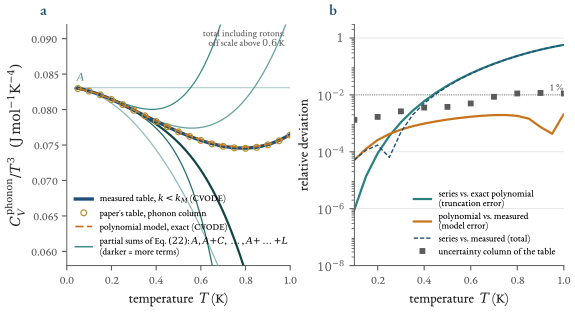

Reproduce this figure in Python.
"""Figure ch04_budget: Eq. (22) against the numerical integral of the measured dispersion, and where the error comes from.
(a) C_V/T^3 of the phonon part (k < k_M) in J mol^-1 K^-4: the integral of the measured table (CVODE), the paper's own table column,
    the exact integral of the polynomial model, and the partial sums of Eq. (22).
(b) three relative deviations: series vs. exact polynomial model (the series' own truncation error), polynomial model vs. measured
    table (the model error), series vs. measured table (the total); grey squares: the uncertainty column of the paper's table."""
import sys, json
from pathlib import Path
sys.path.insert(0, str(Path(__file__).resolve().parents[1]))
from figstyle import *

HERE = Path(__file__).resolve().parent
D = np.load(HERE/"ch04_analysis.npz"); N = json.load(open(HERE/"ch04_numbers.json"))
Tc = D["T_lin"]; C_ph = D["C_ph"]; C_poly = D["C_poly"]; paper_ph = D["paper_ph"]; paper_tot = D["paper_tot"]; paper_err = D["paper_err"]
cp = dict(zip(D["cp_p"], D["cp_v"]))
Tf = np.linspace(0.04, 1.05, 500)
def S(T, pmax): return sum(cp[q]*T**q for q in cp if q <= pmax)

fig = plt.figure(figsize=(TEXTW, 3.1))
ax = fig.add_axes([0.095, 0.15, 0.40, 0.78]); bx = fig.add_axes([0.61, 0.15, 0.375, 0.78])
shades = ["#B9D3D3", "#8FBABA", "#62A0A0", "#3A8787", "#256B6B", "#124444"]
names = ["A", "A+C", "A+C+D", "A+…+E", "A+…+K", "A+…+L"]
for (pm, nm, sh) in zip((3, 5, 6, 7, 8, 9), names, shades):
    ax.plot(Tf, S(Tf, pm)/Tf**3, color=sh, lw=0.9 if pm != 9 else 1.6, zorder=3)
ax.plot(Tc, C_poly/Tc**3, color=ORANGE, lw=1.2, ls=(0, (5, 2)), zorder=6)
ax.plot(Tc, C_ph/Tc**3, color=BLUE, lw=2.4, zorder=5)
ax.plot(Tc, paper_ph/Tc**3, "o", mfc="none", mec=GOLD, ms=4.2, mew=0.9, zorder=7)
ax.set_xlim(0, 1.0); ax.set_ylim(0.058, 0.092)
ax.set_xlabel("temperature  $T$ (K)"); ax.set_ylabel(r"$C_V^{\rm phonon}/T^3\ \ (\mathrm{J\,mol^{-1}K^{-4}})$")
# legend (lower left is free) and two direct labels
from matplotlib.lines import Line2D
hand = [Line2D([0], [0], color=BLUE, lw=2.4), Line2D([0], [0], marker="o", mfc="none", mec=GOLD, mew=0.9, ms=4.2, lw=0),
        Line2D([0], [0], color=ORANGE, lw=1.2, ls=(0, (5, 2))), Line2D([0], [0], color="#3A8787", lw=1.0)]
ax.legend(hand, ["measured table, $k<k_M$ (CVODE)", "paper's table, phonon column", "polynomial model, exact (CVODE)",
                 "partial sums of Eq. $(22)$: $A$, $A{+}C$, $\\dots$, $A{+}\\dots{+}L$\n(darker = more terms)"],
          loc="lower left", fontsize=6.8, handlelength=1.8, labelspacing=0.45, bbox_to_anchor=(0.0, 0.0))
ax.text(0.045, 0.0836, "$A$", fontsize=7.6, color="#5C8F8F", ha="left", va="bottom")
ax.text(0.975, 0.0913, "total including rotons:\noff scale above $0.6\\,$K", fontsize=6.8, color=GREY, ha="right", va="top")
panel(ax, "a")
e1 = np.abs(D["e_trunc"]); e2 = np.abs(D["e_model"]); e3 = np.abs(D["e_tot"])
bx.plot(Tc, e1, color=TEAL, lw=1.6, label="series vs. exact polynomial\n(truncation error)")
bx.plot(Tc, e2, color=ORANGE, lw=1.6, label="polynomial vs. measured\n(model error)")
bx.plot(Tc, e3, color=BLUE, lw=1.0, ls=(0, (3, 1.5)), label="series vs. measured (total)")
rel = paper_err/paper_tot; ok = ~np.isnan(rel)
bx.plot(Tc[ok], rel[ok], "s", color=GREY, ms=3.2, label="uncertainty column of the table")
bx.axhline(1e-2, color=GREY, lw=0.6, ls=":"); bx.text(0.995, 1.15e-2, "1 %", fontsize=7.2, color=GREY, ha="right", va="bottom")
bx.set_yscale("log"); bx.set_xlim(0.1, 1.0); bx.set_ylim(1e-8, 3.0)
bx.set_yticks([1e-8, 1e-6, 1e-4, 1e-2, 1]); bx.set_yticklabels([r"$10^{-8}$", r"$10^{-6}$", r"$10^{-4}$", r"$10^{-2}$", r"$1$"])
bx.set_xlabel("temperature  $T$ (K)"); bx.set_ylabel("relative deviation")
bx.legend(loc="lower right", fontsize=6.9, handlelength=1.8, labelspacing=0.35); bx.grid(True, which="major", axis="y"); panel(bx, "b")
save(fig, "ch04_budget")
